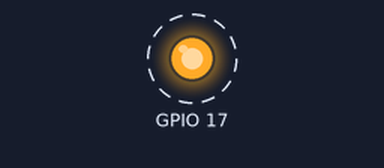
This program was run on a simulated Raspberry Pi (BCM pin numbers). Parts: output pins drawn as LEDs (lit = HIGH). Dashed ring = blinking.

Above: at 0.5 s.
Timing chart, 0 to 4.6 s (numbered marks = the images above):
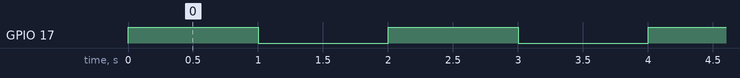

The program:

LED_Blink.py
```python
import RPi.GPIO
import time

RPi.GPIO.setmode(RPi.GPIO.BCM)        #use Broadcom notation
RPi.GPIO.setup(17, RPi.GPIO.OUT)      #GPIO17 is OUTPUT

#blink LED
try:
	while True:
		RPi.GPIO.output(17, RPi.GPIO.HIGH)         #turn on LED
		time.sleep(1)          #wait a second
		RPi.GPIO.output(17, RPi.GPIO.LOW)         #turn off LED
		time.sleep(1)          #wait a second

except KeyboardInterrupt:              #Ctrl+C is pressed
	analog_out.stop()              #stop PWM
	GPIO.cleanup()                 #release GPIO hardware resources
	exit()                         #exit program
```

Measured:
- by itself, GPIO 17: alternates HIGH for 1.0 s and LOW for 1.0 s
